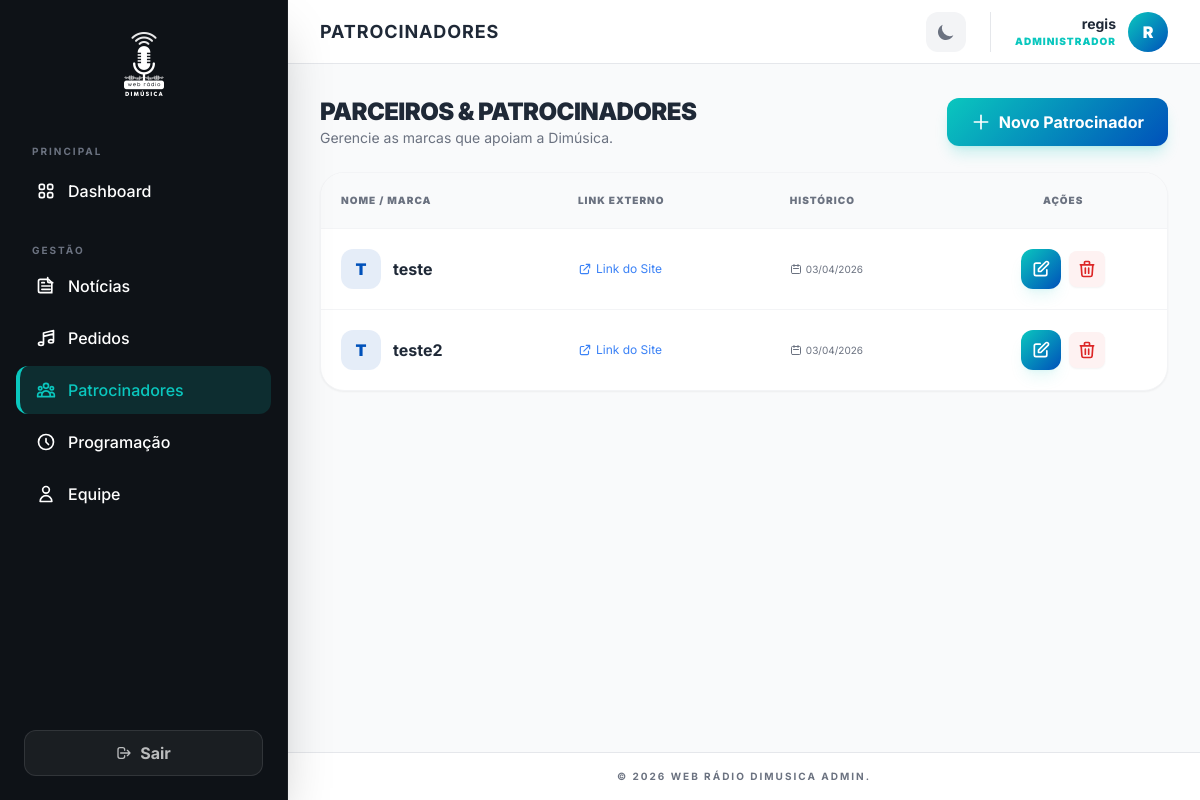
Page /painel/patrocinadores/ (signed in) on the committed database.
### sponsors/models.py (models this page shows, shortened)
class Patrocinador(models.Model):
    nome = models.CharField(max_length=255, unique=True, blank=False, null=False)
    link = models.URLField(max_length=255, blank=False, null=False)
    imagem_app = models.ImageField(upload_to='patrocinador_app/', blank=False, null=False)
    imagem_site = models.ImageField(upload_to='patrocinador_site/', blank=False, null=False)
    created_at = models.DateTimeField(auto_now_add=True)
    updated_at = models.DateTimeField(auto_now=True)

### webadmin/views.py (the view)
# urls.py: path('patrocinadores/', views.patrocinadores_list, name='admin_sponsors_list'),
@login_required(login_url='admin_login')
def patrocinadores_list(request):
    patrocinadores = Patrocinador.objects.all()
    return render(request, 'webadmin/patrocinadores_list.html', {
        'patrocinadores': patrocinadores
    })

### webadmin/templates/webadmin/patrocinadores_list.html (shortened to what this page needs)
{% extends 'webadmin/base.html' %}
{% block page_title %}Patrocinadores{% endblock %}
{% block content %}
<div class="space-y-6">
    <div class="flex flex-col sm:flex-row justify-between items-start sm:items-center gap-4">
        <div>
            <h2 class="text-2xl font-black text-gray-800 dark:text-white uppercase tracking-tight">Parceiros & Patrocinadores</h2>
            <p class="text-sm text-gray-500 dark:text-gray-400">Gerencie as marcas que apoiam a Dimúsica.</p>
        </div>
        <a href="{% url 'admin_sponsor_add' %}" class="btn-gradient text-white px-6 py-3 rounded-xl font-bold shadow-lg shadow-teal/20 flex items-center gap-2">
            <svg class="w-5 h-5" fill="none" stroke="currentColor" viewBox="0 0 24 24"><path stroke-linecap="round" stroke-linejoin="round" stroke-width="2" d="M12 4v16m8-8H4" /></svg>
            Novo Patrocinador
        </a>
    </div>
    <div class="bg-white dark:bg-dark-lighter rounded-3xl border border-gray-100 dark:border-white/5 shadow-sm overflow-hidden">
        <div class="overflow-x-auto">
            <table class="w-full text-left border-collapse">
                <thead>
                    <tr class="bg-gray-50 dark:bg-white/5 text-gray-500 dark:text-gray-400">
                        <th class="p-5 text-[10px] font-black uppercase tracking-widest border-b border-gray-100 dark:border-white/5">Nome / Marca</th>
                        <th class="p-5 text-[10px] font-black uppercase tracking-widest border-b border-gray-100 dark:border-white/5 hidden md:table-cell">Link Externo</th>
                        <th class="p-5 text-[10px] font-black uppercase tracking-widest border-b border-gray-100 dark:border-white/5 hidden lg:table-cell">Histórico</th>
                        <th class="p-5 text-[10px] font-black uppercase tracking-widest border-b border-gray-100 dark:border-white/5 text-center">Ações</th>
                    </tr>
                </thead>
                <tbody class="divide-y divide-gray-100 dark:divide-white/5">
                    {% for p in patrocinadores %}
                    <tr class="hover:bg-gray-50/50 dark:hover:bg-white/5 transition-colors group">
                        <td class="p-5">
                            <div class="flex items-center gap-3">
                                <div class="w-10 h-10 rounded-xl bg-primary/10 flex items-center justify-center text-primary font-black uppercase shrink-0">
                                    {{ p.nome|first }}
                                </div>
                                <span class="text-gray-800 dark:text-white font-bold group-hover:text-teal transition-colors">{{ p.nome }}</span>
                            </div>
                        </td>
                        <td class="p-5 hidden md:table-cell">
                            <a href="{{ p.link }}" target="_blank" class="text-xs text-blue-500 hover:text-blue-600 flex items-center gap-1 transition-colors">
                                <svg class="w-3.4 h-3.5" fill="none" stroke="currentColor" viewBox="0 0 24 24"><path stroke-linecap="round" stroke-linejoin="round" stroke-width="2" d="M10 6H6a2 2 0 00-2 2v10a2 2 0 002 2h10a2 2 0 002-2v-4M14 4h6m0 0v6m0-6L10 14" /></svg>
                                Link do Site
                            </a>
                        </td>
                        <td class="p-5 hidden lg:table-cell">
                            <div class="flex flex-col gap-1 text-[10px] text-gray-500 dark:text-gray-400">
                                <span class="flex items-center gap-1">
                                    <svg class="w-3 h-3" fill="none" stroke="currentColor" viewBox="0 0 24 24"><path stroke-linecap="round" stroke-linejoin="round" stroke-width="2" d="M8 7V3m8 4V3m-9 8h10M5 21h14a2 2 0 002-2V7a2 2 0 00-2-2H5a2 2 0 00-2 2v12a2 2 0 002 2z" /></svg>
                                    {{ p.created_at|date:"d/m/Y" }}
                                </span>
                            </div>
                        </td>
                        <td class="p-5">
                            <div class="flex gap-2 items-center justify-center">
                                <a href="{% url 'admin_sponsor_edit' p.id %}" class="btn-gradient text-white p-2.5 rounded-xl shadow-lg shadow-teal/10 hover:scale-110 active:scale-95 transition-all" title="Editar">
                                    <svg class="w-5 h-5" fill="none" stroke="currentColor" viewBox="0 0 24 24"><path stroke-linecap="round" stroke-linejoin="round" stroke-width="2" d="M11 5H6a2 2 0 00-2 2v11a2 2 0 002 2h11a2 2 0 002-2v-5m-1.414-9.414a2 2 0 112.828 2.828L11.828 15H9v-2.828l8.586-8.586z" /></svg>
                                </a>
                                <form action="{% url 'admin_sponsor_delete' p.id %}" method="post" class="inline">
                                    <button type="button" onclick="openDeleteModal(this.parentElement, 'o patrocinador \'{{ p.nome|escapejs }}\'')" class="p-2 rounded-lg bg-red-50 dark:bg-red-900/20 text-red-600 dark:text-red-400 hover:bg-red-600 hover:text-white transition-all shadow-sm" title="Excluir">
                                        <svg class="w-5 h-5" fill="none" stroke="currentColor" viewBox="0 0 24 24"><path stroke-linecap="round" stroke-linejoin="round" stroke-width="2" d="M19 7l-.867 12.142A2 2 0 0116.138 21H7.862a2 2 0 01-1.995-1.858L5 7m5 4v6m4-6v6m1-10V4a1 1 0 00-1-1h-4a1 1 0 00-1 1v3M4 7h16" /></svg>
                                    </button>
                                </form>
                            </div>
                        </td>
                    </tr>
                    {% empty %}
                    <tr>
                        <td colspan="5" class="p-12 text-center text-gray-400">
                            Nenhum patrocinador cadastrado.
                        </td>
                    </tr>
                    {% endfor %}
                </tbody>
            </table>
        </div>
    </div>
</div>
{% endblock %}

### webadmin/templates/webadmin/base.html (shortened to what this page needs)
{% load static %}
<!DOCTYPE html>
<html lang="pt-br">
<head>
    <script src="https://cdn.tailwindcss.com"></script>
</head>
<body class="bg-gray-50 text-gray-900 dark:bg-dark dark:text-gray-100 min-h-screen flex font-sans antialiased" x-data="{ mobileMenu: false }">
    {% if user.is_authenticated %}
    <aside :class="mobileMenu ? 'translate-x-0' : '-translate-x-full lg:translate-x-0'"
           class="fixed lg:static inset-y-0 left-0 bg-dark text-white w-72 flex-shrink-0 flex flex-col h-screen z-[110] transition-transform duration-300 lg:transition-none shadow-2xl border-r border-white/5">
        <div class="p-8 flex justify-center items-center relative">
            <a href="{% url 'admin_dashboard' %}" class="block group">
                <img src="{% static 'webadmin/images/logo-branco-icon.png' %}" alt="Dimúsica Logo" class="h-16 w-auto object-contain group-hover:scale-110 transition-transform duration-300">
            </a>
        </div>
        <nav class="flex-1 px-4 space-y-1 mt-4 overflow-y-auto">
            <p class="px-4 text-[10px] uppercase tracking-[2px] font-bold text-gray-500 mb-2">Principal</p>
            <a href="{% url 'admin_dashboard' %}" @click="mobileMenu = false" class="sidebar-link flex items-center gap-3 px-4 py-3 rounded-xl font-medium {% if request.resolver_match.url_name == 'admin_dashboard' %}active{% endif %}">
                Dashboard
            </a>
            <p class="px-4 pt-6 text-[10px] uppercase tracking-[2px] font-bold text-gray-500 mb-2">Gestão</p>
            <a href="{% url 'admin_noticias_list' %}" @click="mobileMenu = false" class="sidebar-link flex items-center gap-3 px-4 py-3 rounded-xl font-medium {% if 'noticia' in request.resolver_match.url_name %}active{% endif %}">
                Notícias
            </a>
            <a href="{% url 'admin_pedidos_list' %}" @click="mobileMenu = false" class="sidebar-link flex items-center gap-3 px-4 py-3 rounded-xl font-medium {% if 'pedido' in request.resolver_match.url_name %}active{% endif %}">
                <svg class="w-5 h-5" fill="none" stroke="currentColor" viewBox="0 0 24 24"><path stroke-linecap="round" stroke-linejoin="round" stroke-width="2" d="M9 19V6l12-3v13M9 19c0 1.105-1.343 2-3 2s-3-.895-3-2 1.343-2 3-2 3 .895 3 2zm12-3c0 1.105-1.343 2-3 2s-3-.895-3-2 1.343-2 3-2 3 .895 3 2zM9 10l12-3" /></svg>
                Pedidos
            </a>
            <a href="{% url 'admin_sponsors_list' %}" @click="mobileMenu = false" class="sidebar-link flex items-center gap-3 px-4 py-3 rounded-xl font-medium {% if 'sponsor' in request.resolver_match.url_name %}active{% endif %}">
                Patrocinadores
            </a>
            <a href="{% url 'admin_programacao_list' %}" @click="mobileMenu = false" class="sidebar-link flex items-center gap-3 px-4 py-3 rounded-xl font-medium {% if 'programacao' in request.resolver_match.url_name %}active{% endif %}">
                <svg class="w-5 h-5" fill="none" stroke="currentColor" viewBox="0 0 24 24"><path stroke-linecap="round" stroke-linejoin="round" stroke-width="2" d="M12 8v4l3 3m6-3a9 9 0 11-18 0 9 9 0 0118 0z" /></svg>
                Programação
            </a>
            <a href="{% url 'admin_equipe_list' %}" @click="mobileMenu = false" class="sidebar-link flex items-center gap-3 px-4 py-3 rounded-xl font-medium {% if 'equipe' in request.resolver_match.url_name %}active{% endif %}">
                <svg class="w-5 h-5" fill="none" stroke="currentColor" viewBox="0 0 24 24"><path stroke-linecap="round" stroke-linejoin="round" stroke-width="2" d="M16 7a4 4 0 11-8 0 4 4 0 018 0zM12 14a7 7 0 00-7 7h14a7 7 0 00-7-7z" /></svg>
                Equipe
            </a>
        </nav>
        <div class="p-6">
            <form action="{% url 'admin_logout' %}" method="post">
                <button type="submit" class="w-full bg-white/5 border border-white/10 text-white/70 px-4 py-2.5 rounded-xl font-bold hover:bg-red-600 hover:text-white hover:border-red-500 transition-all duration-300 flex items-center justify-center gap-2">
                    <svg class="w-4 h-4" fill="none" stroke="currentColor" viewBox="0 0 24 24"><path stroke-linecap="round" stroke-linejoin="round" stroke-width="2" d="M17 16l4-4m0 0l-4-4m4 4H7m6 4v1a3 3 0 01-3 3H6a3 3 0 01-3-3V7a3 3 0 013-3h4a3 3 0 013 3v1" /></svg>
                    Sair
                </button>
            </form>
        </div>
    </aside>
    {% endif %}
    <div class="flex-1 flex flex-col min-w-0 h-screen overflow-hidden relative">
        {% if user.is_authenticated %}
        <header class="bg-white dark:bg-dark-lighter border-b border-gray-200 dark:border-white/5 h-16 flex-shrink-0 flex items-center justify-between px-4 lg:px-8 z-10 sticky top-0">
            <div class="flex items-center gap-2 lg:gap-4">
                <h1 class="text-xs sm:text-sm lg:text-lg font-bold text-gray-800 dark:text-white uppercase tracking-wider truncate max-w-[150px] sm:max-w-none">
                    {% block page_title %}Painel de Controle{% endblock %}
                </h1>
            </div>
            <div class="flex items-center gap-6">
                <button id="admin-theme-toggle" class="p-2.5 rounded-xl bg-gray-100 dark:bg-white/5 text-gray-500 dark:text-gray-400 hover:text-teal transition-all">
                    <svg id="theme-icon-dark" class="w-5 h-5 hidden" fill="currentColor" viewBox="0 0 20 20"><path d="M17.293 13.293A8 8 0 016.707 2.707a8.001 8.001 0 1010.586 10.586z"></path></svg>
                </button>
                <div class="flex items-center gap-3 pl-6 border-l border-gray-200 dark:border-white/10">
                    <div class="text-right hidden sm:block">
                        <p class="text-sm font-bold text-gray-800 dark:text-white">{{ user.username }}</p>
                        <p class="text-[10px] text-teal font-black uppercase tracking-widest">Administrador</p>
                    </div>
                    <div class="w-10 h-10 rounded-full btn-gradient flex items-center justify-center text-white font-black">
                        {{ user.username|first|upper }}
                    </div>
                </div>
            </div>
        </header>
        {% endif %}
        <main class="flex-grow p-4 lg:p-8 overflow-y-auto bg-gray-50 dark:bg-dark transition-colors duration-300">
            <div class="max-w-6xl mx-auto">
                {% block content %}{% endblock %}
            </div>
        </main>
        {% if user.is_authenticated %}
        <footer class="p-4 text-center text-gray-500 dark:text-gray-600 text-[10px] uppercase tracking-[2px] font-bold bg-white dark:bg-dark-lighter border-t border-gray-200 dark:border-white/5">
            &copy; 2026 Web Rádio Dimusica Admin.
        </footer>
        {% endif %}
    </div>
</body>
</html>

### webadmin/templates/webadmin/base.html (style rules this page uses)
body { font-family: 'Inter', sans-serif; transition: background-color 0.3s; }
.btn-gradient { background: linear-gradient(135deg, #0AC7BE, #0051BA); transition: all 0.3s; }
.sidebar-link { transition: all 0.2s; border-left: 4px solid transparent; }
.sidebar-link.active { background: rgba(10, 199, 190, 0.15); color: #0AC7BE; border-left-color: #0AC7BE; }

### rows in the picture
Patrocinador: nome|first "T", nome "teste", created_at "03/04/2026"
Patrocinador: nome|first "T", nome "teste2", created_at "03/04/2026"

### other values in the picture
{{ user.username }} "regis"
{{ user.username|first|upper }} "R"
